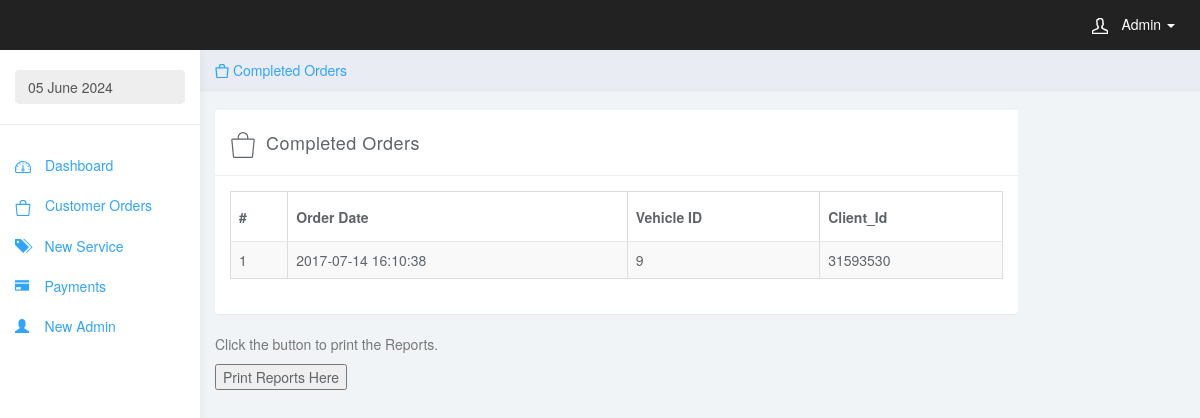
The page /app/completed_orders.php (signed in) on the database its author committed.
### tables this page shows
CREATE TABLE IF NOT EXISTS `users` (
  `id` int(11) NOT NULL AUTO_INCREMENT,
  `user_type` varchar(100) NOT NULL,
  `username` varchar(100) NOT NULL,
  `password` varchar(100) NOT NULL,
  PRIMARY KEY (`id`)
);

CREATE TABLE IF NOT EXISTS `bookings` (
  `id` int(11) NOT NULL AUTO_INCREMENT,
  `order_stat` varchar(50) NOT NULL,
  `date` timestamp NOT NULL DEFAULT CURRENT_TIMESTAMP ON UPDATE CURRENT_TIMESTAMP,
  `veh_id` varchar(50) NOT NULL,
  `client` varchar(100) NOT NULL,
  PRIMARY KEY (`id`)
);

### app/completed_orders.php (the view, shortened to what this page needs)
<!DOCTYPE html>
<html>
<head>
<link href="css/bootstrap.min.css" rel="stylesheet">
<link href="css/datepicker3.css" rel="stylesheet">
<link href="css/styles.css" rel="stylesheet">
</head>
<body>
	<nav class="navbar navbar-inverse navbar-fixed-top" role="navigation">
		<div class="container-fluid">
			<div class="navbar-header">
				<ul class="user-menu">
					<li class="dropdown pull-right">
						<a href="#" class="dropdown-toggle" data-toggle="dropdown"><svg class="glyph stroked male-user"><use xlink:href="#stroked-male-user"></use></svg>
						<?php
                                global $pdo;$curr_user = $pdo->prepare("SELECT * FROM users WHERE username = ?");
                                    $curr_user->bindValue(1,$_SESSION['sess_id']);
                                    $curr_user->execute();
                                         while($loggeduser = $curr_user->fetch(PDO::FETCH_OBJ)) {
                                        echo ucfirst($loggeduser->user_type);
                  }
                  ?>
                  <span class="caret"></span></a>
					</li>
				</ul>
			</div>
		</div>
	</nav>
	<div id="sidebar-collapse" class="col-sm-3 col-lg-2 sidebar">
		<form role="search">
			<div class="form-group">
				<input type="text" class="form-control" value="<?php $date = new DateTime('now', new DateTimeZone('Africa/Nairobi'));
				$dayDate = $date->format("d F Y"); echo $dayDate; ?>" readonly>
			</div>
		</form>
		<ul class="nav menu">
			<li class=""><a href="admin_home.php"><svg class="glyph stroked dashboard-dial"><use xlink:href="#stroked-dashboard-dial"></use></svg> Dashboard</a></li>
			<li class="parent ">
				<a href="#">
					<span data-toggle="collapse" href="#sub-item-1"><svg class="glyph stroked bag"><use xlink:href="#stroked-bag"></use></svg> Customer Orders</span></a>
			</li>
			<li class=""><a href="add_service.php"><i class="glyphicon glyphicon-tags"></i>&nbsp;&nbsp;&nbsp;  New Service</a></li>
			<li class=""><a href="payments.php"><i class="glyphicon glyphicon-credit-card"></i>&nbsp;&nbsp;&nbsp;  Payments</a></li>
			<li class=""><a href="new_admin.php"><i class="glyphicon glyphicon-user"></i>&nbsp;&nbsp;&nbsp;  New Admin</a></li>
		</ul>
	</div>
	<div class="col-sm-9 col-sm-offset-3 col-lg-10 col-lg-offset-2 main">
		<div class="row">
			<ol class="breadcrumb">
				<li><a href="#"><svg class="glyph stroked bag"><use xlink:href="#stroked-bag"></use></svg> Completed Orders</a> </li>
			</ol>
		</div>
		<br/>
			<div class="row">
			<div class="col-md-10">
			<div class="panel panel-default">
					<div class="panel-heading"><svg class="glyph stroked bag"><use xlink:href="#stroked-bag"></use></svg>Completed Orders</div>
					<div class="panel-body">
					<?php
					global $pdo,$id;
					$order=$pdo->prepare("SELECT * FROM bookings WHERE order_stat = 'settled' ORDER BY id DESC");
					$order->bindValue(1,$id);
					$order->execute();
					echo "<table cellpadding='0' cellspacing='0' border='0' class='table table-striped table-bordered'><thead><tr><th>#</th><th>Order Date</th><th>Vehicle ID</th><th>Client_Id</th></tr></thead>";
		 	 		while($rows = $order->fetch(PDO::FETCH_ASSOC)){
		 				 	$ref =  $rows['id'];
					 		$bdate = $rows['date'];
		 			 		$service = $rows['veh_id'];
		 				 	$sdate = $rows['client'];
				echo "<tbody><tr><td>".$ref."</td><td>".$bdate."</td><td>".$service."</td><td>".$sdate."</td></tr></tbody>";
		 	 	}
					echo "</table>";
					?>
					</div>
				</div>
			<p>Click the button to print the Reports.</p>
<button onclick="myFunction()">Print Reports Here</button>
</body>
</html>

### app/css/styles.css (style rules this page uses)
body { background: #f1f4f7; padding-top: 50px; color: #5f6468; }
p { color: #777; }
a, a:hover, a:focus { color: #30a5ff; }
.form-control { border: 1px solid #eee; box-shadow: none; }
.panel { border: 0; }
.panel-heading { font-size: 18px; font-weight: 300; letter-spacing: 0.025em; height: 66px; line-height: 45px; }
.panel-default .panel-heading { background: #fff; border-bottom: 1px solid #eee; color: #5f6468; }
.navbar { border: 0; }
.user-menu { display: inline-block; margin-top: 14px; margin-right: 10px; float: right; list-style: none; padding: 0; }
.user-menu a { color: #fff; }
.sidebar { display: block; background-color: #fff; padding: 0; display: none; }
.sidebar form { padding: 20px 15px 5px 15px; border-bottom: 1px solid #eee; margin-bottom: 20px; }
@media (min-width: 768px) { .sidebar { display: block; position: fixed; top: 50px; bottom: 0; left: 0; z-index: 1000; display: block; margin: 0; padding: 0; overflow-x: hidden; overflow-y: auto; background-color: #fff; box-shadow: 1px 0px 10px rgba(0, 0, 0, .05); } }
@media (min-width: 768px) { .navbar-header { width: 100%; } }
.breadcrumb { border-radius: 0; padding: 10px 15px; background: #e9ecf2; box-shadow: 0 1px 1px rgba(0, 0, 0, .05); margin: 0 ; }
.table { background: #fff; }
.table>thead>tr>th { border-bottom: 1px solid #e6e7e8; vertical-align: middle; height: 50px; }
.sidebar .glyph, .user-menu .glyph { height: 16px; width: 16px; margin: 0 10px 0 0; stroke-width: 3px; }
.user-menu .glyph { stroke-width: 4px; }
.breadcrumb .glyph { height: 14px; width: 14px; margin: -2px 0 0 0; stroke-width: 4px; }
.alert .glyph, .panel-heading .glyph { width: 26px; height: 26px; margin: 0 10px 0 0; stroke-width: 2px; }

### rows shown on the page
users: user_type "Admin"
bookings: id "1", date "2017-07-14 16:10:38", veh "9", client "31593530"
